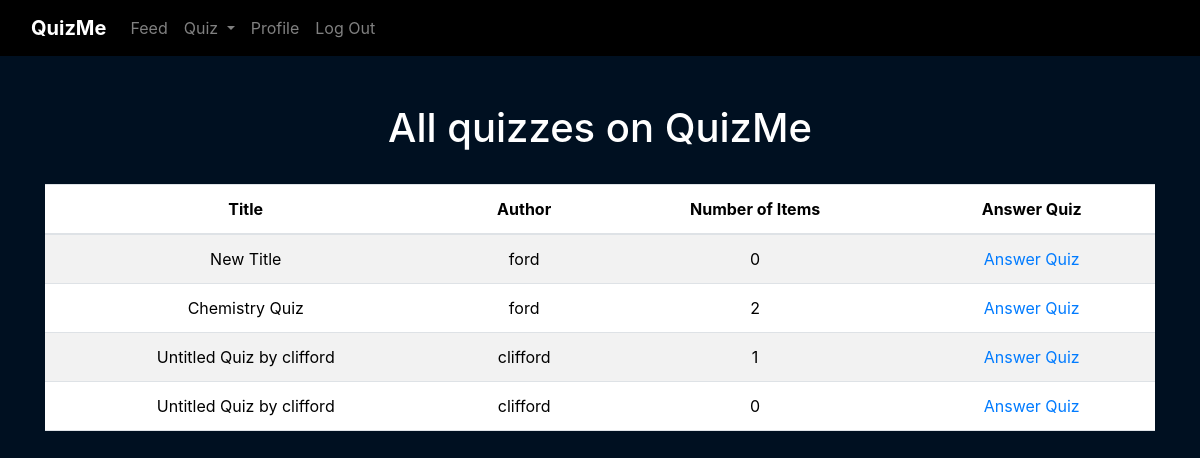
The app's page /quiz/all_quizzes (signed in), older data.
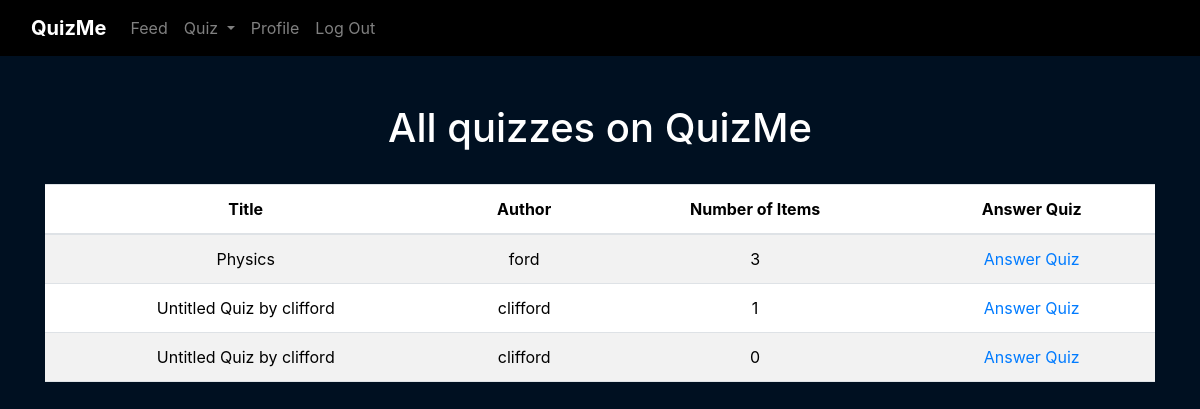
The same page, newer data.
### web_app/models.py (models this page shows)
class Quiz(db.Model):
    __tablename__ = 'quizzes'
    id = db.Column(db.Integer, primary_key=True)
    title = db.Column(db.String(30), nullable=False)
    instructions = db.Column(db.String(1000))
    total_items = db.Column(db.Integer)
    user_id = db.Column(db.Integer, db.ForeignKey('users.id'))
    items = db.relationship('Item', cascade="all, delete-orphan", backref="quiz")

class User(db.Model, UserMixin):
    __tablename__ = 'users'
    id = db.Column(db.Integer, primary_key=True)
    username = db.Column(db.String(50), nullable=False, unique=True)
    password = db.Column(db.String(500), nullable=False)
    quizzes = db.relationship('Quiz', cascade="all, delete-orphan", backref="user")

### web_app/blueprints/quiz/routes.py (the view)
@quiz.route('/all_quizzes')
@login_required
def all_quizzes():
    quizzes = Quiz.query.all()
    return render_template('quiz/all_quizzes.html', quizzes=quizzes)

### web_app/blueprints/quiz/templates/quiz/all_quizzes.html (shortened to what this page needs)
{% extends "base.html" %}
{% block content %}
    <h1>All quizzes on QuizMe</h1>
    <br>
        <table class="table table-striped">
            <thead>
                <tr>
                <th>Title</th>
                <th>Author</th>
                <th>Number of Items</th>
                <th>Answer Quiz</th>
                </tr>
            </thead>
            <tbody>
                {% for quiz in quizzes %}
                <tr>
                    <td>{{ quiz.title }}</td>
                    <td>{{ quiz.user.username }}</td>
                    <td>{{ quiz.total_items }}</td>
                    <td>
                        <a href="{{ url_for('quiz.answer_quiz', quiz_id=quiz.id, quiz_title=quiz.title) }}">Answer Quiz</a>
                    </td>
                </tr>
                {% endfor %}
            </tbody>
        </table>
{% endblock %}

Row changes from the older to the newer data that the page shows:
removed Quiz: title "Chemistry Quiz", user.username "ford", total_items "2"
changed Quiz "ford": title "New Title" → "Physics"; total_items "0" → "3"
